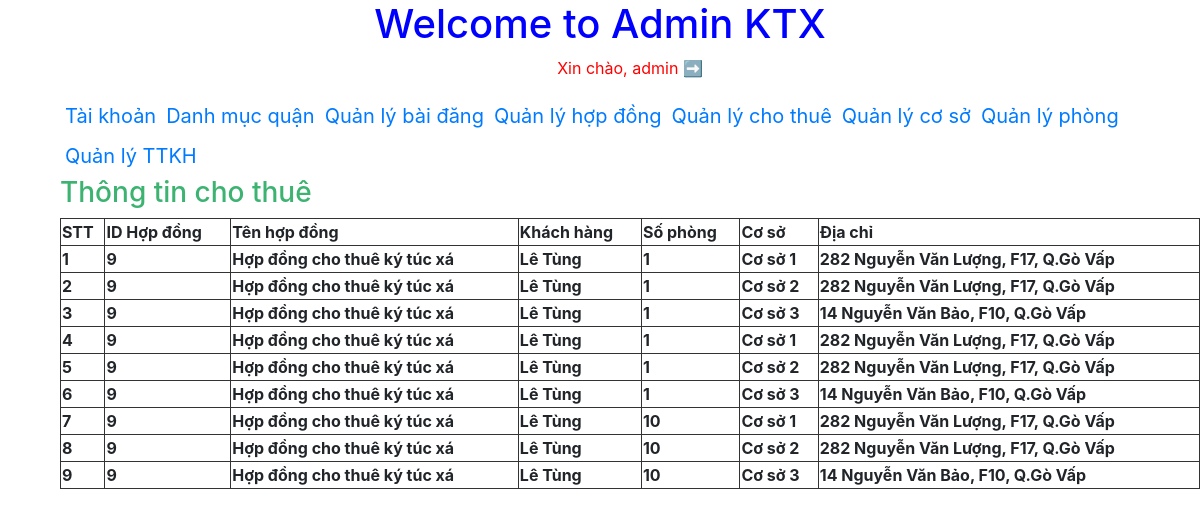
/admin/index.php?action=chothue&query=them (signed in), run on the app's committed database.
### tables this page shows
CREATE TABLE `tb_hopdong` (
  `id_hopdong` int(11) NOT NULL,
  `tenhopdong` varchar(100) NOT NULL,
  `benchothue` varchar(100) NOT NULL,
  `benthue` varchar(100) NOT NULL,
  `dieukhoan` longtext NOT NULL,
  `giathue` int(250) NOT NULL,
  `ngayky` varchar(100) NOT NULL,
  `thoigian` int(100) NOT NULL,
  `sogiuong` int(100) NOT NULL,
  `sophong` int(100) NOT NULL,
  `id_coso` int(100) NOT NULL,
  `anhhopdong` varchar(300) NOT NULL
);

CREATE TABLE `tb_khachhang` (
  `id_khachhang` int(11) NOT NULL,
  `hoten` varchar(200) NOT NULL,
  `gioitinh` varchar(10) NOT NULL,
  `ngaysinh` varchar(30) NOT NULL,
  `cmnd` int(15) NOT NULL,
  `sdt` int(10) NOT NULL,
  `nghenghiep` varchar(100) NOT NULL,
  `diachithuongtru` varchar(150) NOT NULL,
  `taikhoan` varchar(20) NOT NULL,
  `matkhau` varchar(20) NOT NULL
);

CREATE TABLE `tb_phong` (
  `id_phong` int(11) NOT NULL,
  `id_coso` int(100) NOT NULL,
  `sophong` int(200) NOT NULL,
  `tongsogiuong` int(200) NOT NULL,
  `tongsothietbi` int(200) NOT NULL,
  `tenthietbi` varchar(300) NOT NULL,
  `trangthai` varchar(100) NOT NULL,
  `ghichu` varchar(3000) NOT NULL
);

CREATE TABLE `tb_coso` (
  `id_coso` int(11) NOT NULL,
  `tencoso` varchar(200) NOT NULL,
  `diachi` varchar(1000) NOT NULL,
  `tongsophong` int(245) NOT NULL
);

### admin/pageadmin/quanlychothue/lietke.php (the view)
<?php
     $sql_thue = " SELECT * FROM tb_hopdong,tb_coso,tb_phong,tb_khachhang ORDER BY id_khachhang ASC";
     $query_thue = mysqli_query($mysqli, $sql_thue);
?>
<h3 style="color:mediumseagreen" >Thông tin cho thuê</h3>
<table  border="1px" width=100% style="border-collapse:collapse; border:5px #333333;">
    <tr>
        <th>STT</th>
        <th>ID Hợp đồng</th>
        <th>Tên hợp đồng</th>
        <th>Khách hàng</th>
        <th>Số phòng</th>
        <th>Cơ sở</th>
        <th>Địa chỉ</th>
    </tr>
    <?php
       $i = 0;
       while($row = mysqli_fetch_array($query_thue)){
        $i+=1;
    ?>
         <tr>
              <th> <?php echo $i ?> </th>
              <th> <?php echo $row['id_hopdong'] ?> </th>
              <th> <?php echo $row['tenhopdong'] ?> </th>
              <th> <?php echo $row['hoten'] ?> </th>
              <th> <?php echo $row['sophong'] ?> </th>
              <th> <?php echo $row['tencoso'] ?> </th>
              <th> <?php echo $row['diachi'] ?> </th>
         </tr>
    <?php
    }
    ?>
</table>

### data on the page
tb_hopdong: id_hopdong "9", tenhopdong "Hợp đồng cho thuê ký túc xá", tb_khachhang.hoten "Lê Tùng", tb_phong.sophong "1", id_coso.tencoso "Cơ sở 1", id_coso.diachi "282 Nguyễn Văn Lượng, F17, Q.Gò Vấp", tb_coso.tencoso "Cơ sở 2", tb_coso.diachi "282 Nguyễn Văn Lượng, F17, Q.Gò Vấp", tb_coso.tencoso "Cơ sở 3", tb_coso.diachi "14 Nguyễn Văn Bảo, F10, Q.Gò Vấp", tb_phong.sophong "10"

### other printed values
$_SESSION['login'] "admin"
